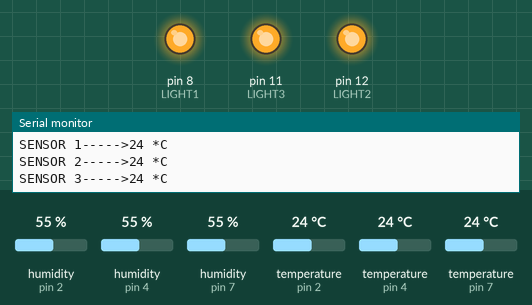
This sketch was run on a simulated Arduino Uno, built with avr-gcc and run on an emulated ATmega328P. Shown: output pins drawn as LEDs (lit = HIGH), the last lines printed to the serial monitor. The test bench sets the inputs (shaded band); at power-on: temperature (sensors on pin 2, pin 4, pin 7) 24 °C, humidity (sensors on pin 2, pin 4, pin 7) 55 %.

Above: at 1.7 s.
1.8 s: temperature (sensor on pin 2) set to 35 °C
4.0 s: temperature (sensor on pin 2) set to 38 °C
At 6.5 s:
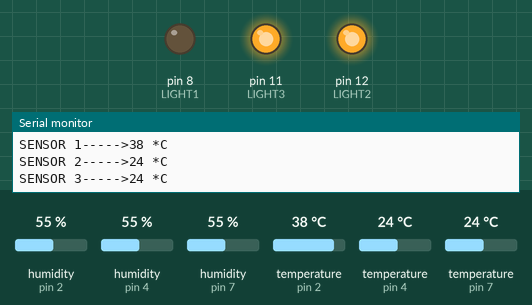
6.8 s: temperature (sensor on pin 4) set to 35 °C
9.0 s: temperature (sensor on pin 4) set to 38 °C
At 10.6 s:
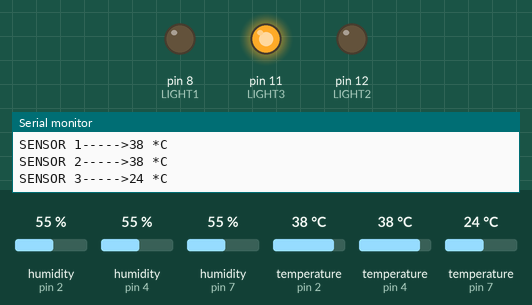
11.6 s: temperature (sensor on pin 2) set to 12 °C
At 12.7 s:
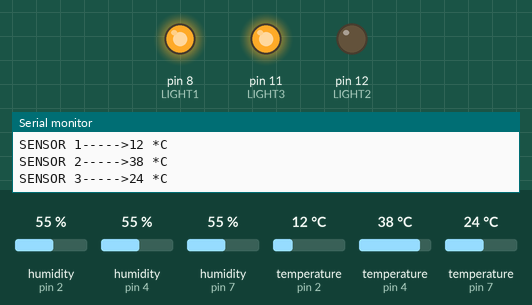
13.8 s: temperature (sensor on pin 7) set to 35 °C
16.2 s: temperature (sensor on pin 7) set to 38 °C
At 17.2 s:
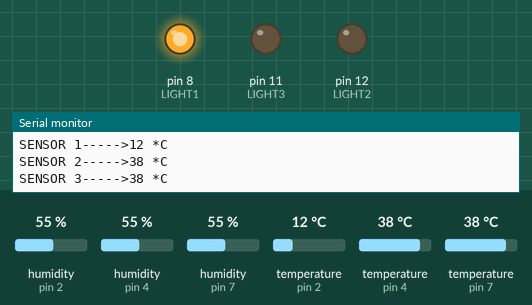
Timing chart, 0 to 19.2 s (numbered marks = the images above; inputs shaded):
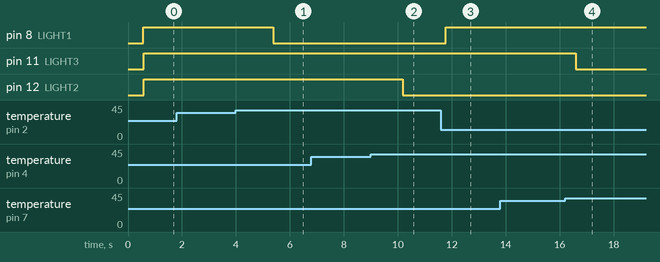

Measured:
- the behaviour switches between 36 and 37 °C on temperature (sensor on pin 2) (found by bisection; images 0 and 1)
- the behaviour switches between 36 and 37 °C on temperature (sensor on pin 4) (found by bisection; images 1 and 2)
- the behaviour switches between 36 and 37 °C on temperature (sensor on pin 7) (found by bisection; images 3 and 4)
- after the input at 4.0 s, pin 8 (LIGHT1): HIGH → LOW after 1.4 s
- after the input at 9.0 s, pin 12 (LIGHT2): HIGH → LOW after 1.2 s
- after the input at 11.6 s, pin 8 (LIGHT1): LOW → HIGH after 0.18 s
- after the input at 16.2 s, pin 11 (LIGHT3): HIGH → LOW after 0.40 s

The sketch:

THREE_INCUBATOR.ino
```cpp
#include <SimpleDHT.h>

#define SEN1 2
#define SEN2 4
#define SEN3 7
#define LIGHT1 8
#define LIGHT2 12
#define LIGHT3 11

SimpleDHT11 dht1(SEN1);

SimpleDHT11 dht2(SEN2);

SimpleDHT11 dht3(SEN3);

void setup() {
  Serial.begin(115200);
  pinMode(LIGHT1,OUTPUT);
  pinMode(LIGHT2,OUTPUT);
  pinMode(LIGHT3,OUTPUT);
  digitalWrite(LIGHT1, LOW);
  digitalWrite(LIGHT2, LOW);
  digitalWrite(LIGHT3, LOW);
  delay(500);
}

void loop() {
  byte temp1 = 0;
  byte temp2 = 0;
  byte temp3 = 0;
  byte hum1 = 0;
  byte hum2 = 0;
  byte hum3 = 0;
  // start working...
  Serial.println("=================================");

  // read without samples.

  int err1 = SimpleDHTErrSuccess;
  if ((err1 = dht1.read(&temp1, &hum1, NULL)) != SimpleDHTErrSuccess) {
    delay(1000);

  }
  Serial.print("SENSOR 1----->");
  Serial.print((int)temp1); Serial.println(" *C ");

int err2 = SimpleDHTErrSuccess;
    if ((err2 = dht2.read(&temp2, &hum2, NULL)) != SimpleDHTErrSuccess) {
    delay(1000);

  }

  Serial.print("SENSOR 2----->");
  Serial.print((int)temp2); Serial.println(" *C ");
int err3 = SimpleDHTErrSuccess;
    if ((err3 = dht3.read(&temp3, &hum3, NULL)) != SimpleDHTErrSuccess) {
    delay(1000);

  }

  Serial.print("SENSOR 3----->");
  Serial.print((int)temp3); Serial.println(" *C ");

  if((int)temp1 >= 37)
  {
    digitalWrite(LIGHT1, LOW);
    delay(10);
  }
  if((int)temp1 < 36)
  {
    digitalWrite(LIGHT1, HIGH);
    delay(10);
  }


    if((int)temp2 >= 37)
  {
    digitalWrite(LIGHT2, LOW);
    delay(10);
  }
  if((int)temp2 < 36)
  {
    digitalWrite(LIGHT2, HIGH);
    delay(10);
  }


    if((int)temp3 >= 37)
  {
    digitalWrite(LIGHT3, LOW);
    delay(10);
  }
  if((int)temp3 < 36)
  {
    digitalWrite(LIGHT3, HIGH);
    delay(10);
  }

  delay(1500);

}
```
